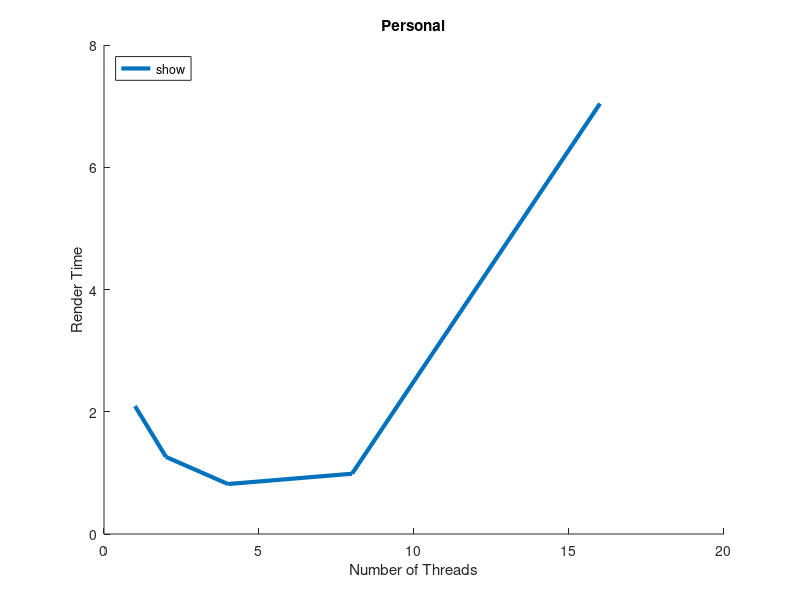

The MATLAB source for this figure:
function guided8
clear all;
close all;
hold on;

x = [1 2 4 8 16];

t0 = [ 2.092850 1.261323 0.817261 0.986027 7.041624 ];
plot(x, t0, 'LineWidth', 3, 'DisplayName', 'models/ironman.obj 3840x2160');

title('Personal');
xlabel('Number of Threads');
ylabel('Render Time');
legend('show', 'Location', 'NorthWest');

